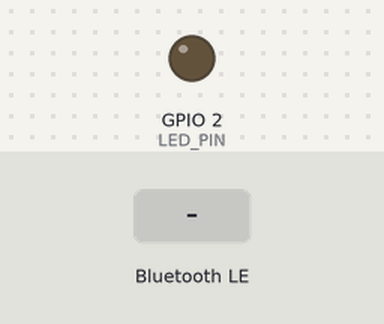
Bench run of a sketch on a simulated ESP32. Shown: output pins drawn as LEDs (lit = HIGH). Inputs (shaded band) come from the test bench. Nothing arrives over Bluetooth unless stated; a phone connects over Bluetooth LE 3 s after start; what the sketch prints to the serial monitor is not drawn.

Above: at 1.2 s.
1.3 s: Bluetooth LE write "1" received
At 2.1 s:
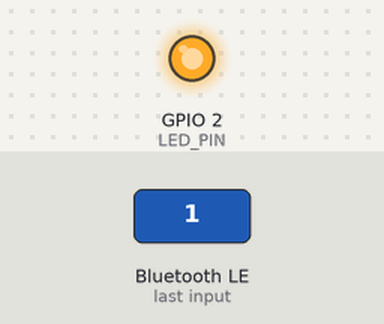
2.8 s: Bluetooth LE write "0" received
At 3.2 s:
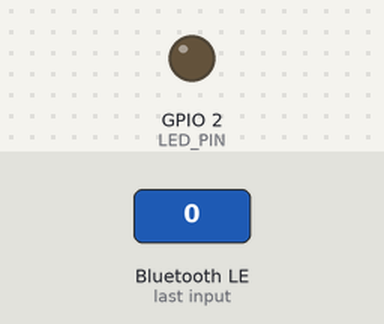
Timing chart, 0 to 5.8 s (numbered marks = the images above; inputs shaded):
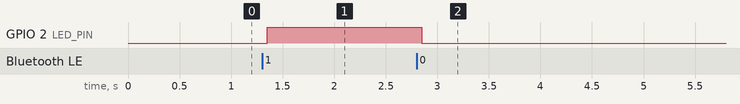

Measured:
- after the input at 1.3 s, GPIO 2 (LED_PIN): LOW → HIGH after 0.05 s
- after the input at 2.8 s, GPIO 2 (LED_PIN): HIGH → LOW after 0.05 s

The sketch:

code.ino
```cpp
#include <BLEDevice.h>
#include <BLEServer.h>
#include <BLEUtils.h>
#include <BLE2902.h>

// Unique UUIDs (Web Bluetooth isse identify karega)
#define SERVICE_UUID        "4fafc201-1fb5-459e-8fcc-c5c9c331914b"
#define CHARACTERISTIC_UUID "beb5483e-36e1-4688-b7f5-ea07361b26a8"

#define LED_PIN 2 // Built-in LED pin

class MyCallbacks: public BLECharacteristicCallbacks {
    void onWrite(BLECharacteristic *pCharacteristic) {
      String value = pCharacteristic->getValue();

      if (value.length() > 0) {
        char cmd = value[0];
        if (cmd == '1') {
          digitalWrite(LED_PIN, HIGH); // Turn LED ON
        } else if (cmd == '0') {
          digitalWrite(LED_PIN, LOW);  // Turn LED OFF
        }
      }
    }
};

void setup() {
  Serial.begin(115200);
  pinMode(LED_PIN, OUTPUT);

  // Initialize BLE
  BLEDevice::init("ESP32_Web_Control");
  BLEServer *pServer = BLEDevice::createServer();
  BLEService *pService = pServer->createService(SERVICE_UUID);

  BLECharacteristic *pCharacteristic = pService->createCharacteristic(
                                         CHARACTERISTIC_UUID,
                                         BLECharacteristic::PROPERTY_READ |
                                         BLECharacteristic::PROPERTY_WRITE
                                       );

  pCharacteristic->setCallbacks(new MyCallbacks());
  pService->start();

  // Start Advertising
  BLEAdvertising *pAdvertising = BLEDevice::getAdvertising();
  pAdvertising->addServiceUUID(SERVICE_UUID);
  pAdvertising->setScanResponse(true);
  BLEDevice::startAdvertising();

  Serial.println("ESP32 BLE Ready! Waiting for Chrome connection...");
}

void loop() {
  delay(2000);
}
```
